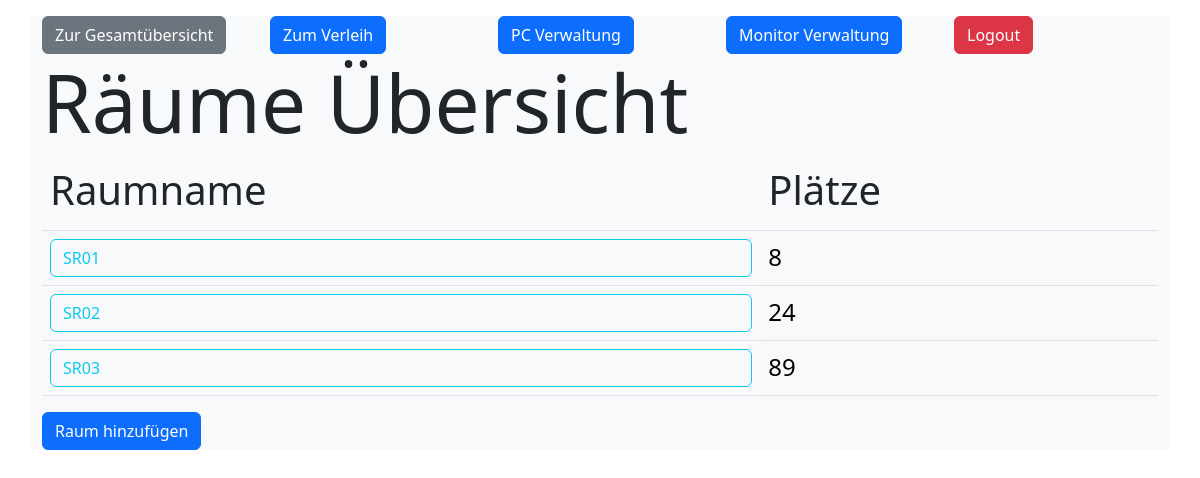
/itinventory/ (signed in), run on an earlier commit of the app's database.
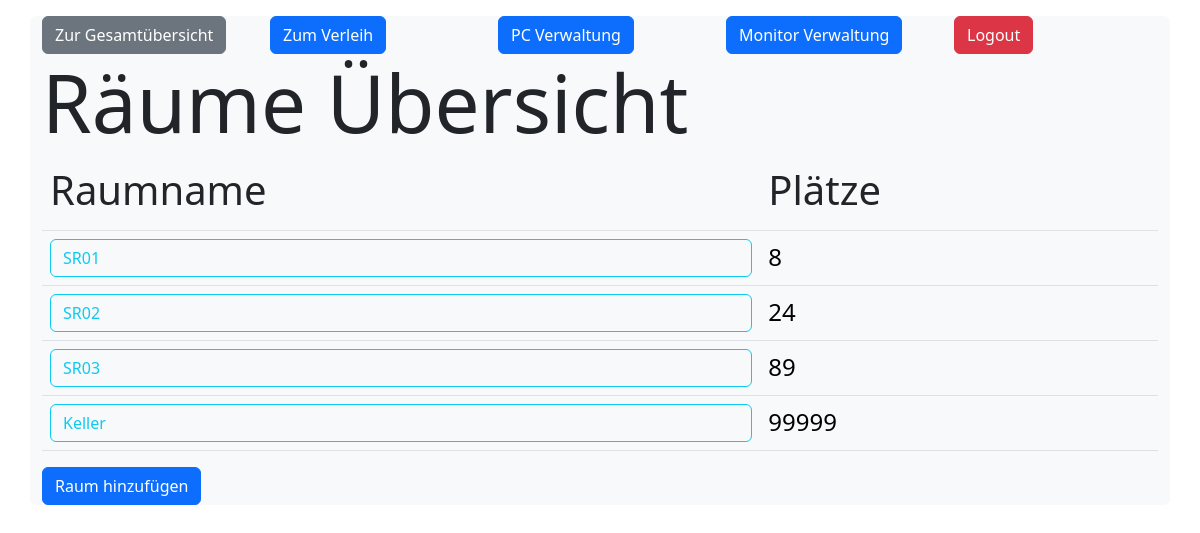
And on a later commit of the database.
### itinventory/models.py (models this page shows)
class Rooms(models.Model):
  roomname = models.CharField(max_length=255)
  anzahlplaetze = models.IntegerField(default=None)

### itinventory/views.py (the view)
# urls.py: path('', views.index, name='itinventory'),
@login_required
def index(request):
    myrooms = Rooms.objects.filter().exclude(id=11).values()
    template = loader.get_template('index.html')
    context = {
        'myrooms': myrooms,
    }
    return HttpResponse(template.render(context, request))

### itinventory/templates/index.html (shortened to what this page needs)
{% load static %}
<!doctype html>
<html lang="en">
<head>
  <link href="https://cdn.jsdelivr.net/npm/bootstrap@5.2.2/dist/css/bootstrap.min.css" rel="stylesheet"
>
</head>
<body>
  <div class="container bg-light rounded my-3">
    <div class="row">
      <div class="col">
        <a href="/itinventory/platzviewFilterGesamt" class="btn btn-secondary">Zur Gesamtübersicht</a>
      </div>
      <div class="col">
        <a href="/itinventory/platzviewFilterVerleih/11" class="btn btn-primary">Zum Verleih</a>
      </div>
      <div class="col">
        <a href="/itinventory/pcs" class="btn btn-primary">PC Verwaltung</a>
      </div>
      <div class="col">
        <a href="/itinventory/monitors/" class="btn btn-primary">Monitor Verwaltung</a>
      </div>
      <div class="col">
        <a href="/itinventory/logout/" class="btn btn-danger">Logout</a>
      </div>
    </div>
    <div class="row">
      <div class="col-12">
        <h1 class="display-1">Räume Übersicht</h1>
        <table class="table ">
          <tr class="table">
            <th>
              <h6 class="display-6">Raumname</h6>
            </th>
            <th>
              <h6 class="display-6">Plätze</h6>
            </th>
          </tr>
          {% for line in myrooms %}
          <tr>
            <td>
              <a href="platzviewFilter/{{ line.id }}" class="btn btn-outline-info w-100 text-start">
                {{ line.roomname}}</a>
            </td>
            <td class="fs-4 table-light rounded ">{{ line.anzahlplaetze }}</td>
          </tr>
          {% endfor %}
        </table>
        <a href="/itinventory/addraum" class="btn btn-primary">Raum hinzufügen</a>
      </div>
    </div>
  </div>
</body>
</html>

What changed in the data, as far as the page shows it:
added Rooms: roomname "Keller", anzahlplaetze "99999"
